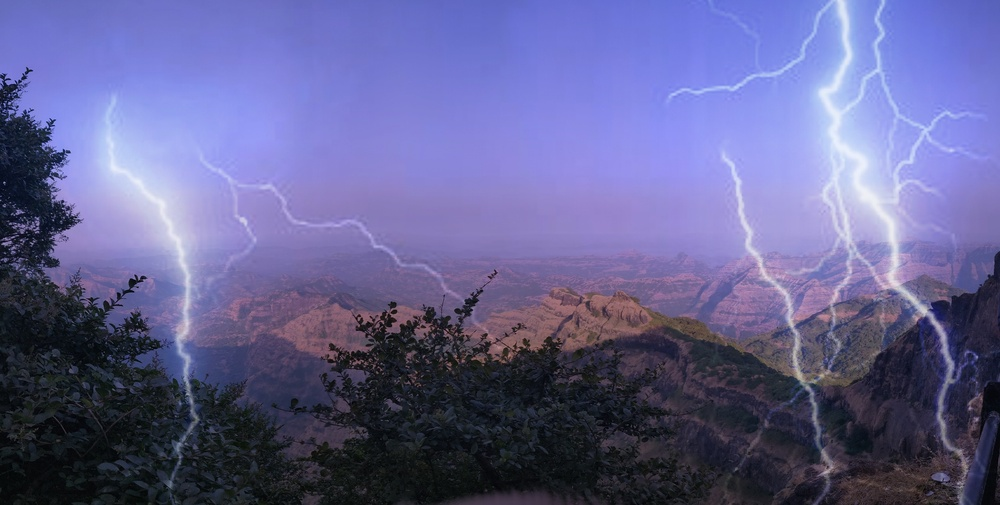
#> input picture imgs/edited.jpg, 1000 x 505 px, shrunk from 2560 x 1293 before the run
$ python -i edge_module.py   (imports and definitions only)   (older library calls are emulated)
#> lines starting #> are read from the running program, lines starting #| are printed output that depends on the picture
#> further down, picture is the input picture: PIL image 1000x505 RGB; mean R, G, B 98.7, 97.7, 146.1
"""
edge_module.py — Gradient Direction Consistency Edge Map
Phase 3 USP feature.

Approach:
  • Compute per-pixel gradient direction using Sobel operators.
  • For every 16×16 block compute the *circular variance* of gradient angles.
    Circular variance = 1 − R  where R = |mean complex unit vector|.
    R ≈ 1  → directions are tightly clustered   → natural region.
    R ≈ 0  → directions are random / inconsistent → potential forgery.
  • The mean circular variance across all blocks becomes the edge score.
  • A JET-colormap heatmap with Canny edge overlay is returned as base64 JPEG.
"""

import numpy as np
import cv2
import base64
from PIL import Image as PILImage


BLOCK_SIZE = 16


def compute_edge_map(pil_image: PILImage.Image, block_size: int = BLOCK_SIZE):
    """
    Parameters
    ----------
    pil_image  : PIL.Image (RGB)
    block_size : tile size in pixels (default 16)

    Returns
    -------
    edge_b64   : str   — base64-encoded JET+Canny-overlay JPEG
    edge_score : float — mean circular variance in [0, 1]
                         (higher → more inconsistent → more suspicious)
    """
#> called with block_size = 16
    img = np.array(pil_image.convert("L"), dtype=np.float32)
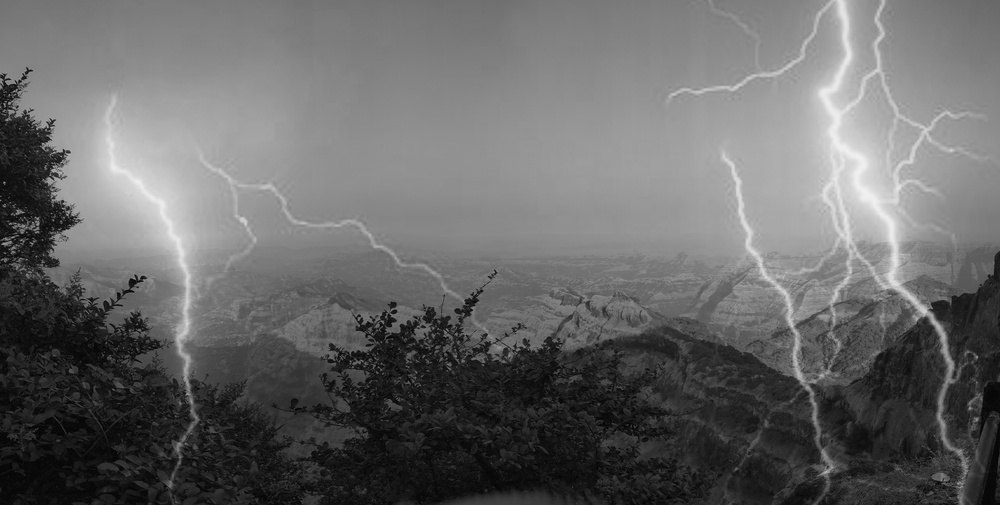
#> img: shape (505, 1000) float32; min 1, max 240, mean 103.5
    h, w = img.shape
#> h = 505; w = 1000

    # ── Gradient angles ──────────────────────────────────────────────────────
    sobelx = cv2.Sobel(img, cv2.CV_64F, 1, 0, ksize=3)
    sobely = cv2.Sobel(img, cv2.CV_64F, 0, 1, ksize=3)
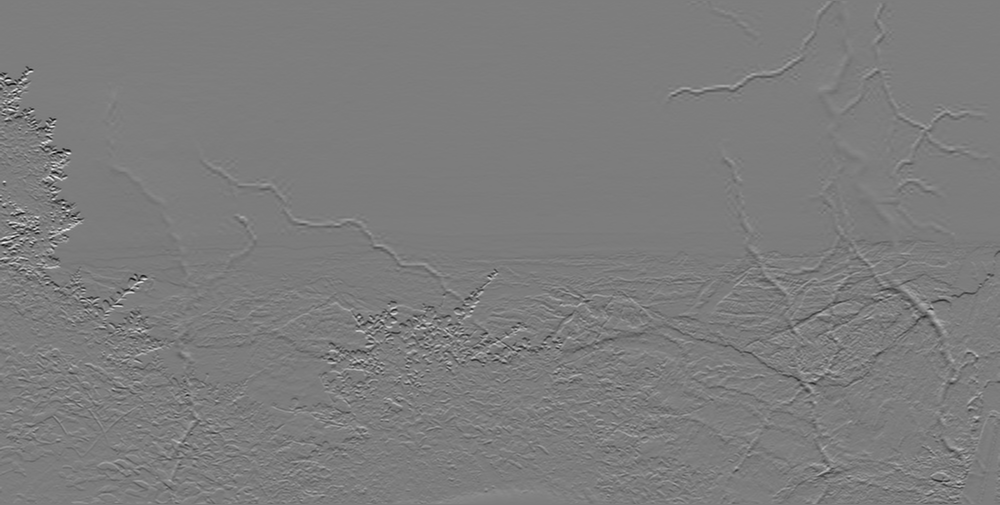
#> sobely: shape (505, 1000) float64; min -541, max 561, mean -1.4; drawn with min black and max white
    angle  = np.arctan2(sobely, sobelx)          # shape (h, w), range (−π, π)
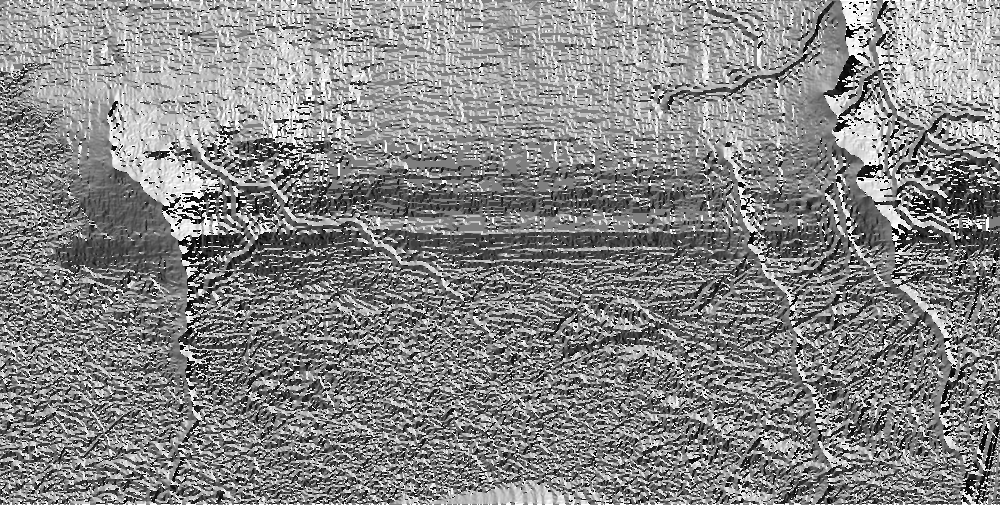
#> angle: shape (505, 1000) float64; min -3.14, max 3.14, mean 0.175; drawn with min black and max white

    blocks_h = h // block_size
#> blocks_h = 31
    blocks_w = w // block_size
#> blocks_w = 62

    incon_map    = np.zeros((h, w), dtype=np.float32)
    block_scores = []

    for by in range(blocks_h):
        for bx in range(blocks_w):
            y0, x0        = by * block_size, bx * block_size
            block_angle   = angle[y0:y0 + block_size, x0:x0 + block_size]

            # Circular mean resultant length
            sin_m = np.sin(block_angle).mean()
            cos_m = np.cos(block_angle).mean()
            R     = np.sqrt(sin_m ** 2 + cos_m ** 2)  # in [0, 1]
            incon = float(1.0 - R)                     # 0 = consistent, 1 = random

            incon_map[y0:y0 + block_size, x0:x0 + block_size] = incon
            block_scores.append(incon)
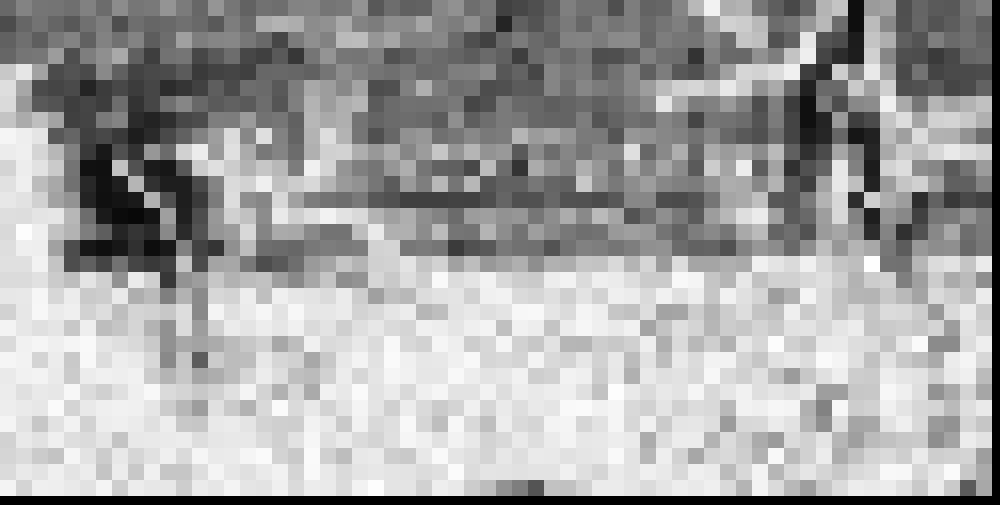
#> incon_map: shape (505, 1000) float32; min 0, max 0.998, mean 0.643
#> after the loop, block_scores = 1922 values, max 0.998 at index 1046, min 0.0326 at index 814, mean 0.66

    edge_score = float(np.mean(block_scores)) if block_scores else 0.0
#> edge_score = 0.66

    # ── Visualisation: JET heatmap + Canny overlay ──────────────────────────
    incon_norm = cv2.normalize(incon_map, None, 0, 255, cv2.NORM_MINMAX)
    colored    = cv2.applyColorMap(incon_norm.astype(np.uint8), cv2.COLORMAP_JET)
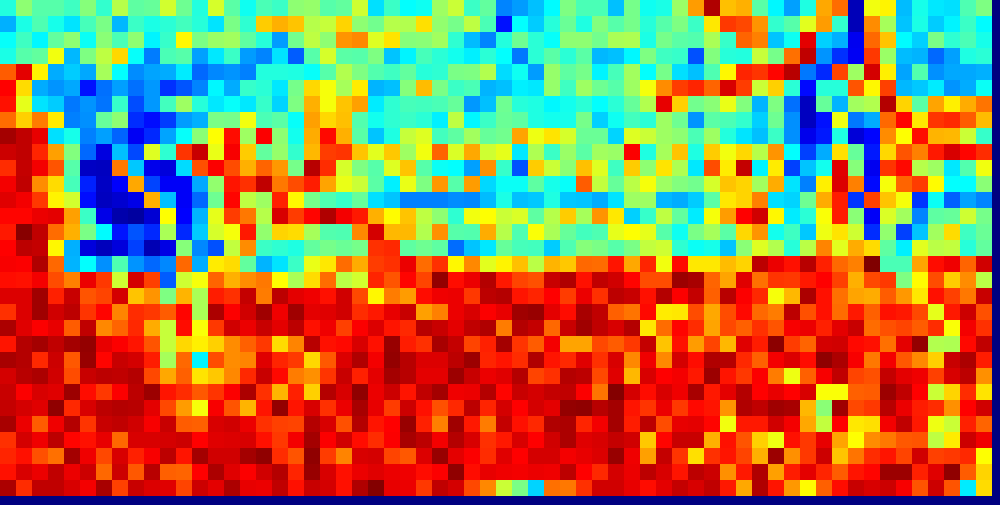
#> colored: shape (505, 1000, 3); mean B, G, R 75.2, 121.9, 164.2

    canny      = cv2.Canny(img.astype(np.uint8), 50, 150)
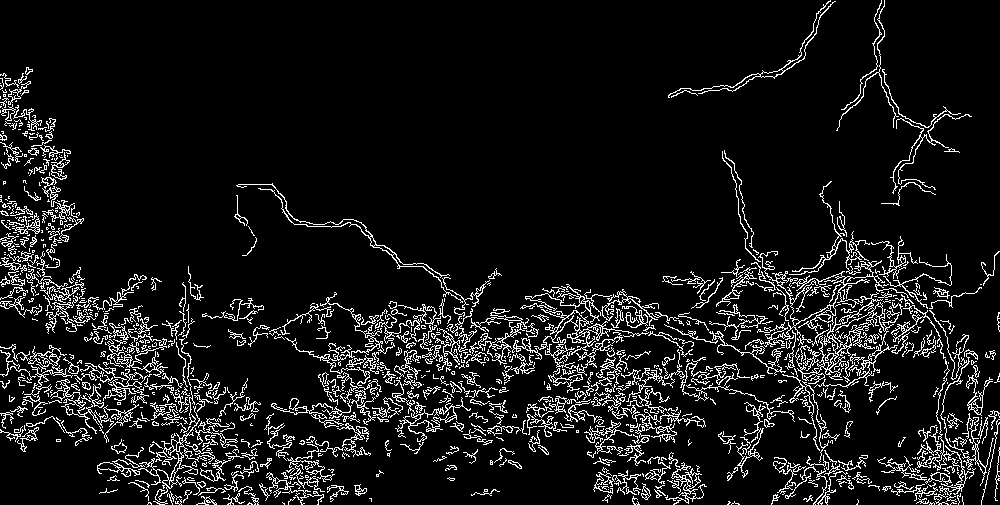
#> canny: shape (505, 1000); 8.8% white in thin lines or dots
    canny_3ch  = cv2.cvtColor(canny, cv2.COLOR_GRAY2BGR)
#> canny_3ch: shape (505, 1000, 3); 8.8% white in thin lines or dots
    combined   = cv2.addWeighted(colored, 0.75, canny_3ch, 0.25, 0)
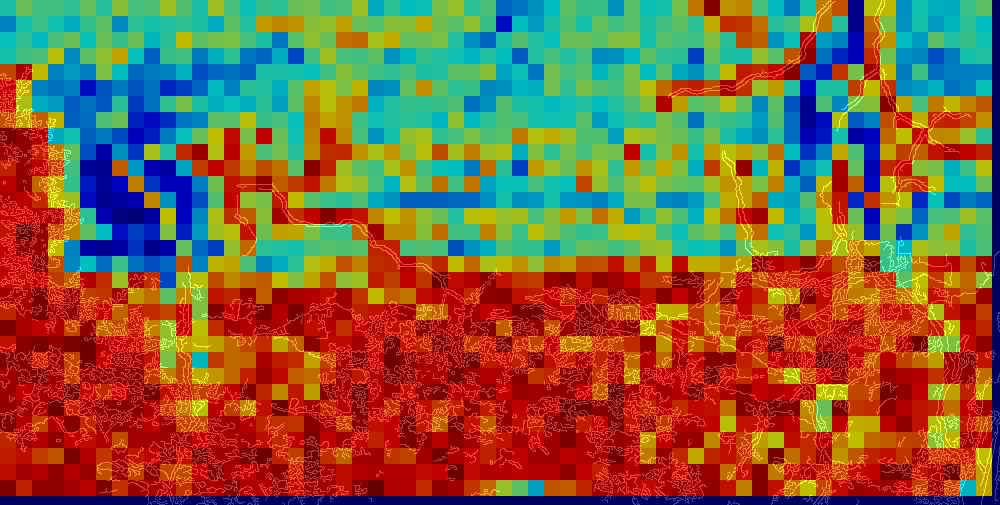
#> combined: shape (505, 1000, 3); mean B, G, R 62, 97, 128.7

    _, buf    = cv2.imencode(".jpg", combined)
    edge_b64  = base64.b64encode(bytes(buf)).decode("utf-8")

    return edge_b64, edge_score

>>> from PIL import Image
>>> picture = Image.open('imgs/edited.jpg')
>>> result = compute_edge_map(picture)

$ run again, on imgs/org1.jpg
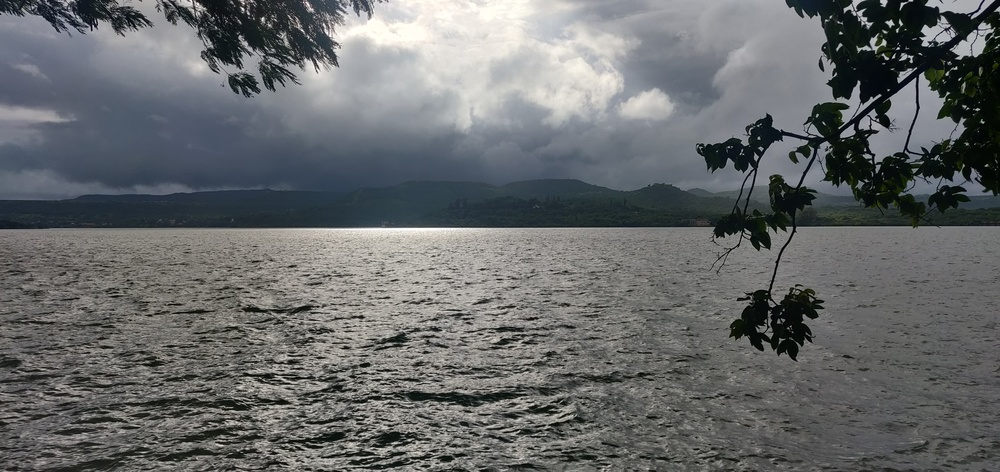
#> input picture imgs/org1.jpg, 1000 x 472 px, shrunk from 4608 x 2176 before the run
#> picture is the input picture: PIL image 1000x472 RGB; mean R, G, B 103.8, 106.3, 107.1
#> after the loop in compute_edge_map, `for by in range(blocks_h):`:
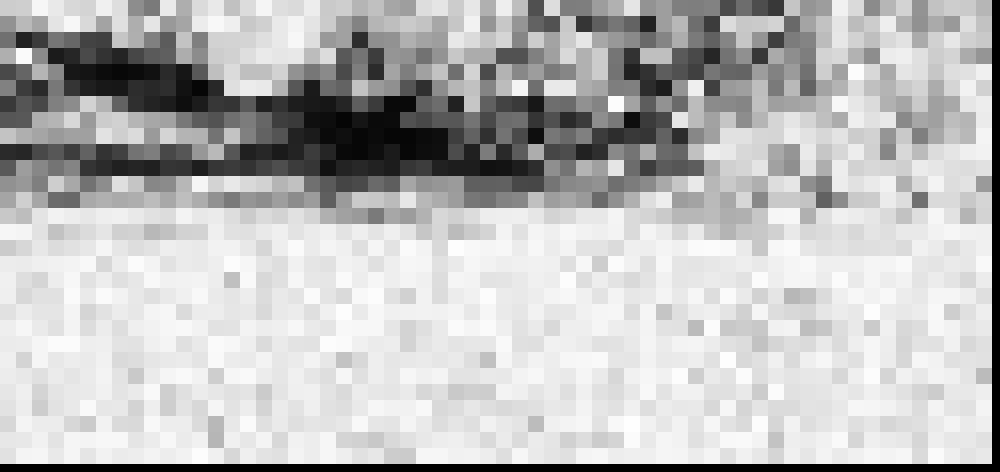
#> incon_map: shape (472, 1000) float32; min 0, max 0.998, mean 0.735
#> after the loop in compute_edge_map, `for by in range(blocks_h):`: block_scores = 1798 values, max 0.998 at index 1651, min 0.0229 at index 455, mean 0.754
#> edge_score = 0.754
#> canny: shape (472, 1000); 17.5% white in thin lines or dots
#> canny_3ch: shape (472, 1000, 3); 17.5% white in thin lines or dots
#> in compute_edge_map, `combined   = cv2.addWeighted(colored, 0.75, canny_3ch, 0.25, 0)`:
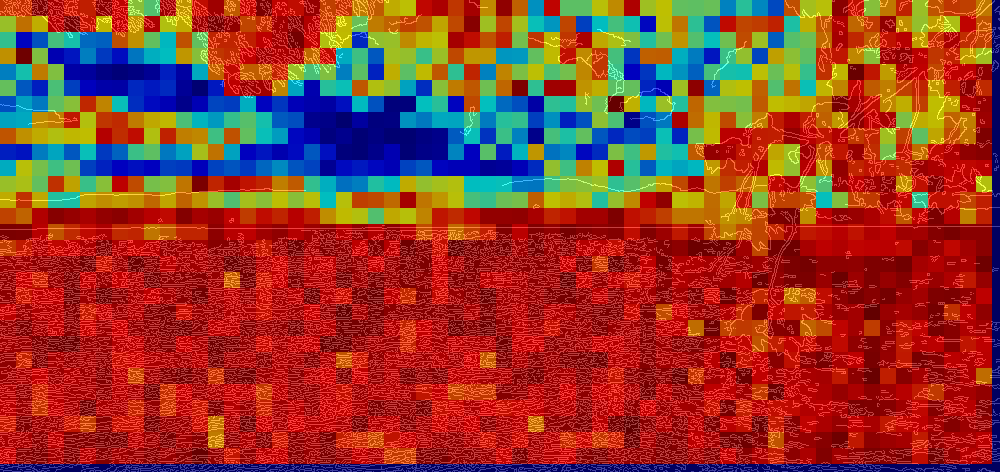
#> combined: shape (472, 1000, 3); mean B, G, R 44.4, 59.4, 145.8

$ run again, on imgs/org2.jpg
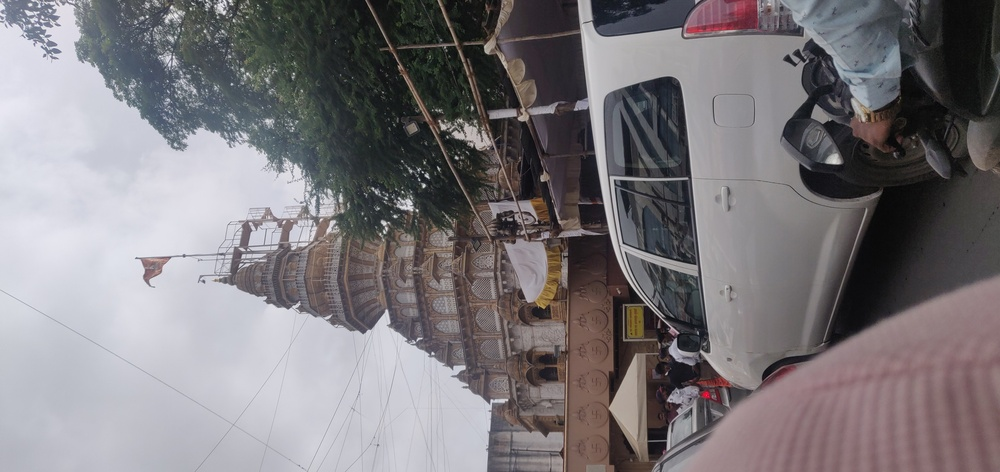
#> input picture imgs/org2.jpg, 1000 x 472 px, shrunk from 4608 x 2176 before the run
#> picture is the input picture: PIL image 1000x472 RGB; mean R, G, B 124.3, 120.3, 123.9
#> after the loop in compute_edge_map, `for by in range(blocks_h):`: block_scores = 1798 values, max 0.991 at index 525, min 0.0495 at index 1167, mean 0.709
#> edge_score = 0.709
#> canny: shape (472, 1000); 10.6% white in thin lines or dots
#> canny_3ch: shape (472, 1000, 3); 10.6% white in thin lines or dots
#> in compute_edge_map, `combined   = cv2.addWeighted(colored, 0.75, canny_3ch, 0.25, 0)`:
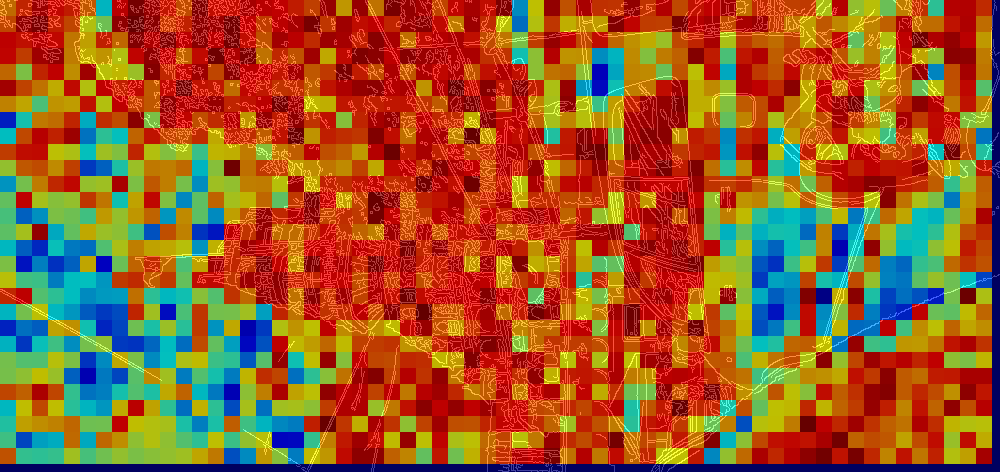
#> combined: shape (472, 1000, 3); mean B, G, R 40.5, 89.3, 153.8
